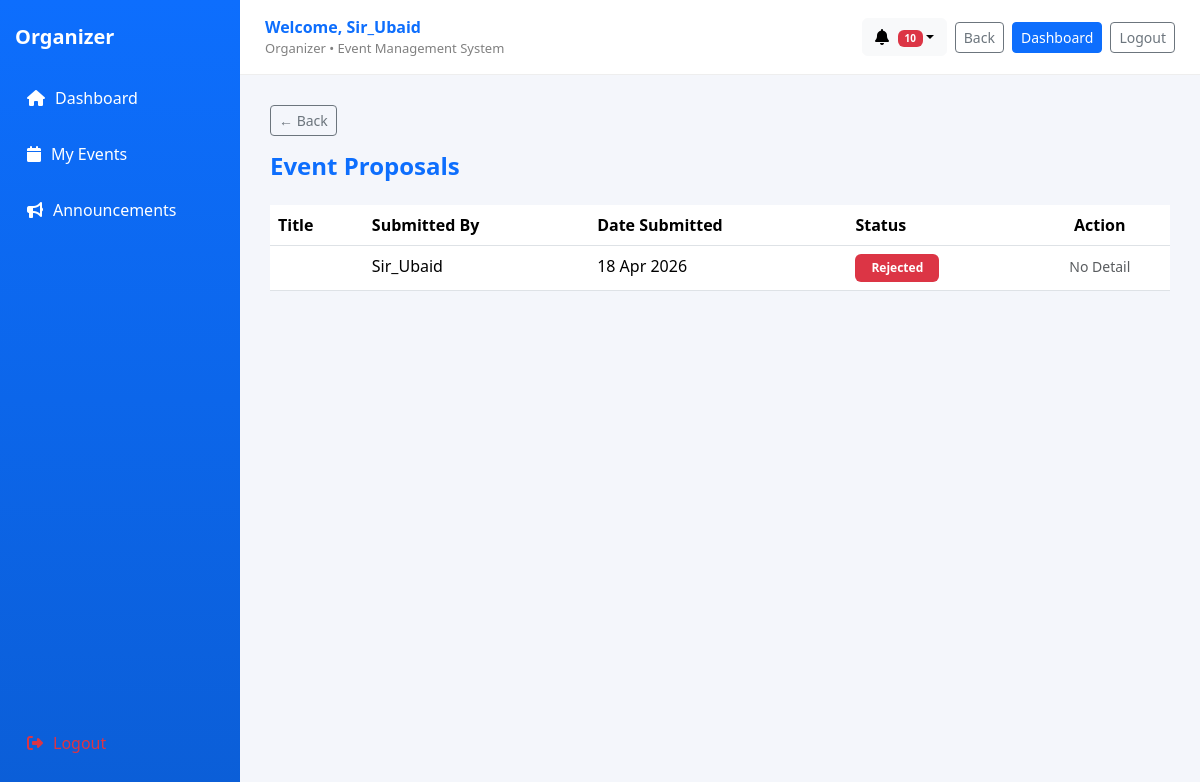
/event/9/proposals/ (signed in), run on the app's committed database.
### events/models.py (models this page shows, shortened)
class EventProposal(models.Model):
    event = models.ForeignKey(
        Event,
        on_delete=models.CASCADE,
        related_name="proposals"
    )
    organizer = models.ForeignKey(
        User,
        on_delete=models.CASCADE,
        related_name="proposals"
    )
    proposed_venue = models.CharField(max_length=200)
    details = models.TextField(blank=True)
    requirements = models.TextField(blank=True, null=True)
    status = models.CharField(
        max_length=10,
        choices=ProposalStatus.choices,
        default=ProposalStatus.PENDING
    )
    submitted_at = models.DateTimeField(auto_now_add=True)
    class Meta:
        ordering = ['-submitted_at']

### events/views.py (the view)
# urls.py: path('event/<int:event_id>/proposals/', views.view_proposals, name='view_proposals'),
@login_required
def view_proposals(request, event_id):
    event = get_object_or_404(Event, id=event_id)
    if not is_organizer_or_admin(request.user, event):
        return redirect("events:my_events")
    return render(request, "events/view_proposals.html", {
        "event": event,
        "proposals": EventProposal.objects.filter(event=event),
        "form": ProposalForm(),
        "role": "organizer"
    })

### events/context_processors.py (called while the page is built)
def notifications_context(request):
    if not request.user.is_authenticated:
        return {}
    user_notifications = Notification.objects.filter(
        user=request.user
    ).order_by("-created_at")
    unread_count = user_notifications.filter(is_read=False).count()
    return {
        "notifications": user_notifications[:10],
        "unread_notifications": unread_count
    }

### events/views.py (called while the page is built)
def is_organizer_or_admin(user, event):
    return user.is_superuser or user == event.organizer

### events/templates/events/view_proposals.html (shortened to what this page needs)
{% extends "accounts/dashboard_base.html" %}
{% block content %}
<div class="box">
    <div class="mb-3">
        <button onclick="history.back()" class="btn btn-outline-secondary btn-sm">
            ← Back
        </button>
    </div>
    <div class="d-flex justify-content-between align-items-center mb-4">
        <h4 class="text-primary fw-bold mb-0">Event Proposals</h4>
    </div>
    {% if proposals %}
    <div class="table-responsive">
        <table class="table table-hover admin-table">
            <thead>
                <tr>
                    <th>Title</th>
                    <th>Submitted By</th>
                    <th>Date Submitted</th>
                    <th>Status</th>
                    <th class="text-center">Action</th>
                </tr>
            </thead>
            <tbody>
                {% for proposal in proposals %}
                <tr>
                    <td>{{ proposal.title }}</td>
                    <td>
                        {{ proposal.organizer.get_full_name|default:proposal.organizer.username }}
                    </td>
                    <td>
                        {{ proposal.submitted_at|date:"d M Y" }}
                    </td>
                    <td>
                        {% if proposal.status == 'approved' %}
                            <span class="badge bg-primary px-3 py-2">Approved</span>
                        {% elif proposal.status == 'pending' %}
                            <span class="badge bg-warning text-dark px-3 py-2">Pending</span>
                        {% else %}
                            <span class="badge bg-danger px-3 py-2">Rejected</span>
                        {% endif %}
                    </td>
                    <td class="text-center">
                        <span class="text-muted small">No Detail</span>
                    </td>
                </tr>
                {% endfor %}
            </tbody>
        </table>
    </div>
    {% else %}
    <div class="text-center py-5">
        <h6 class="text-muted">No event proposals submitted yet</h6>
    </div>
    {% endif %}
</div>
{% endblock %}

### accounts/templates/accounts/dashboard_base.html (shortened to what this page needs)
{% load static %}
<!DOCTYPE html>
<html lang="en">
<head>
    <link href="https://cdn.jsdelivr.net/npm/bootstrap@5.3.3/dist/css/bootstrap.min.css" rel="stylesheet">
    <link rel="stylesheet" href="https://cdnjs.cloudflare.com/ajax/libs/font-awesome/6.4.0/css/all.min.css">
</head>
<body>
<div class="layout">
    <div class="sidebar">
        <h5>
            {% if request.user.is_superuser %}
                Admin
            {% else %}
                {{ role|default:"student"|title }}
            {% endif %}
        </h5>
        {% if role == 'organizer' %}
            <a href="{% url 'events:dashboard' %}" class="nav-link">
                <i class="fa fa-home"></i> Dashboard
            </a>
            <a href="{% url 'events:my_events' %}" class="nav-link">
                <i class="fa fa-calendar"></i> My Events
            </a>
            <a href="{% url 'events:send_announcement' %}" class="nav-link">
                <i class="fa fa-bullhorn"></i> Announcements
            </a>
        {% else %}
            <a href="{% url 'events:my_events' %}" class="nav-link">
                <i class="fa fa-calendar"></i> My Events
            </a>
        {% endif %}
        <div class="mt-auto">
            <a href="{% url 'logout' %}" class="nav-link text-danger">
                <i class="fa fa-sign-out-alt"></i> Logout
            </a>
        </div>
    </div>
    <div class="main">
        <div class="topbar">
            <div>
                <div class="welcome">
                    Welcome, {{ request.user.username }}
                </div>
                <div class="subtext">
                    {% if request.user.is_superuser %}
                        Admin
                    {% else %}
                        {{ role|default:"student"|title }}
                    {% endif %}
                    • Event Management System
                </div>
            </div>
            <div class="d-flex align-items-center gap-2">
                <div class="dropdown position-relative">
                    <button class="btn btn-light position-relative dropdown-toggle" data-bs-toggle="dropdown">
                        <i class="fa fa-bell"></i>
                        {% if notifications %}
                            {% if notifications|length > 0 %}
                                <span class="badge bg-danger notif-badge">
                                    {{ notifications|length }}
                                </span>
                            {% endif %}
                        {% endif %}
                    </button>
                </div>
                <button onclick="history.back()" class="btn btn-outline-secondary btn-sm">
                    Back
                </button>
                {% if request.user.is_superuser %}
                    <a href="/admin/" class="btn btn-primary btn-sm">Admin</a>
                {% elif role == 'organizer' %}
                    <a href="{% url 'events:dashboard' %}" class="btn btn-primary btn-sm">Dashboard</a>
                {% else %}
                    <a href="{% url 'events:available_events' %}" class="btn btn-primary btn-sm">Events</a>
                {% endif %}
                <a href="{% url 'logout' %}" class="btn btn-outline-secondary btn-sm">Logout</a>
            </div>
        </div>
        <div class="content">
            {% block content %}{% endblock %}
        </div>
    </div>
</div>
</body>
</html>

### accounts/templates/accounts/dashboard_base.html (style rules this page uses)
body { margin: 0; font-family: 'Segoe UI', sans-serif; background: #f4f6fb; }
.layout { display: flex; min-height: 100vh; }
.sidebar { width: 240px; background: linear-gradient(180deg, #0d6efd, #0b5ed7); color: white; padding: 25px 15px; display: flex; flex-direction: column; }
.sidebar h5 { margin-bottom: 25px; font-weight: 600; text-transform: capitalize; }
.nav-link { color: white; padding: 12px; border-radius: 8px; margin-bottom: 8px; display: flex; align-items: center; gap: 10px; text-decoration: none; }
.main { flex: 1; display: flex; flex-direction: column; }
.topbar { height: 75px; background: white; border-bottom: 1px solid #eee; display: flex; justify-content: space-between; align-items: center; padding: 0 25px; }
.welcome { font-size: 16px; font-weight: 700; color: #0d6efd; }
.subtext { font-size: 13px; color: gray; }
.content { padding: 30px; }
.notif-badge { position: absolute; top: -5px; right: -5px; font-size: 10px; }

### data on the page
EventProposal: organizer.get_full_name "Sir_Ubaid", submitted_at "18 Apr 2026", status "Rejected"

### other printed values
{{ role|default:"student"|title }} "Organizer"
{{ request.user.username }} "Sir_Ubaid"
{{ notifications|length }} "10"
